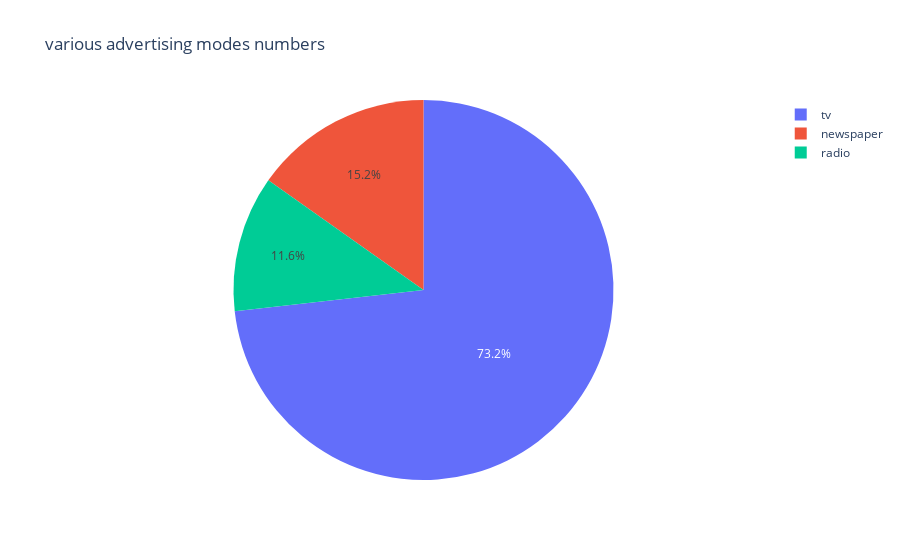

The notebook cell this image was saved under:
### Code cell
tv = df.TV.sum()
radio = df.Radio.sum()
newspaper = df.Newspaper.sum()

label = ["tv", "radio", "newspaper"]
values = [tv, radio, newspaper]

fig = px.pie(df, values= values, names= label, title= "various advertising modes numbers")
fig.show()

### Figure 1 — Plotly figure (JSON) as saved in the notebook; plotly's stock layout.template omitted (floating-point values rounded to 4 significant figures)
{"data": [{"domain": {"x": [0, 1], "y": [0, 1]}, "hovertemplate": "label=%{label}<br>value=%{value}<extra></extra>", "labels": ["tv", "radio", "newspaper"], "legendgroup": "", "name": "", "showlegend": true, "type": "pie", "values": [29410.0, 4653.0, 6111.0]}], "layout": {"legend": {"tracegroupgap": 0}, "title": {"text": "various advertising modes numbers"}}}
